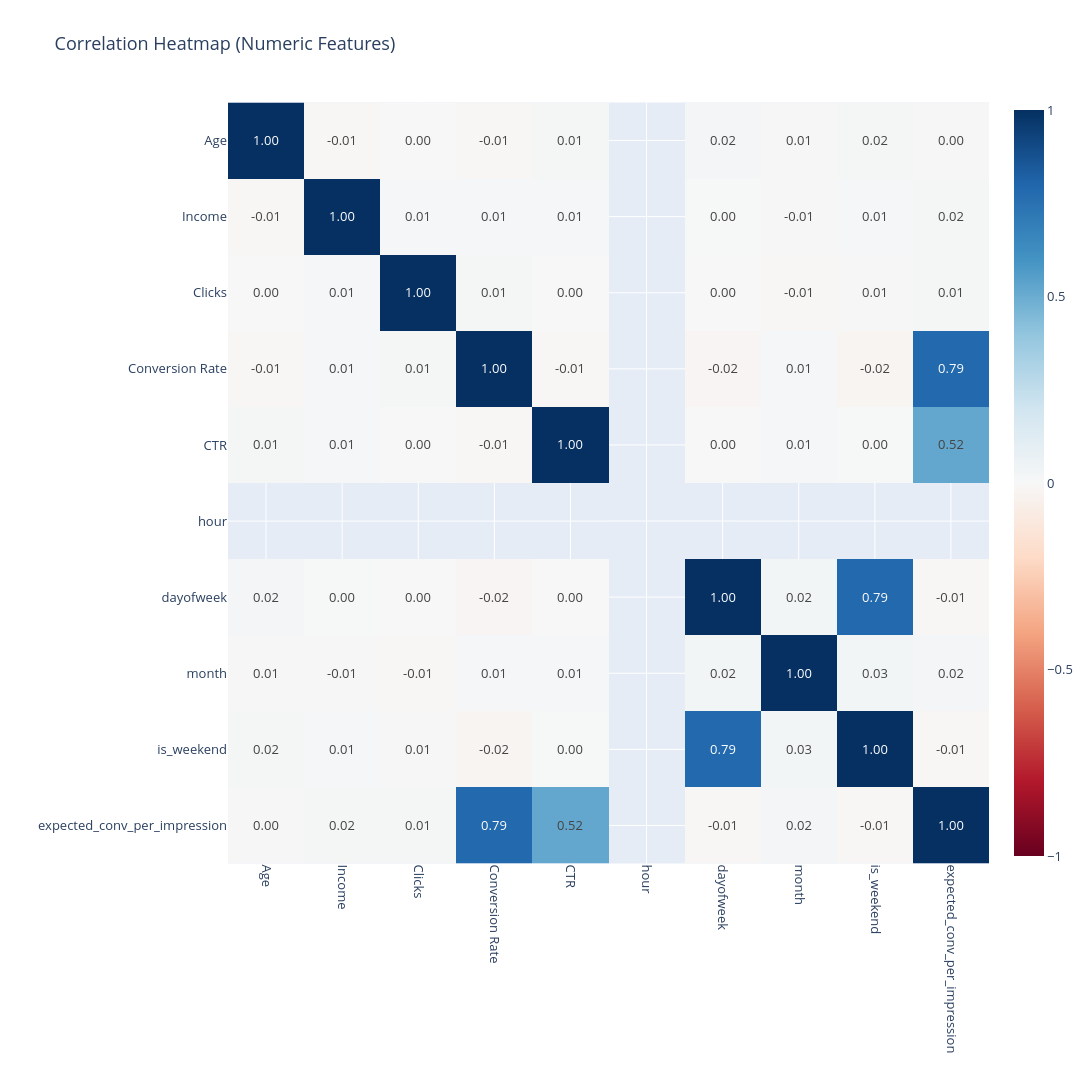

Notebook code for this chart:
### Code cell
import plotly.express as px
import numpy as np

num_cols = df_clean.select_dtypes(include=[np.number]).columns.tolist()
corr = df_clean[num_cols].corr()

fig = px.imshow(
    corr,
    text_auto=".2f",
    color_continuous_scale="RdBu",
    zmin=-1, zmax=1,
    title="Correlation Heatmap (Numeric Features)"
)

fig.update_layout(
    width=1400,      # increased from 1000 → 1400
    height=1100,     # increased from 800  → 1100
    xaxis_title="",
    yaxis_title="",
    font=dict(size=13),
)

fig.update_xaxes(tickangle=90)

fig.update_traces(
    hovertemplate="<b>%{x}</b> vs <b>%{y}</b><br>Corr: %{z:.4f}<extra></extra>"
)

fig.show()

### Figure 1 — Plotly figure (JSON) as saved in the notebook; plotly's stock layout.template omitted (floating-point values rounded to 4 significant figures)
{"data": [{"coloraxis": "coloraxis", "hovertemplate": "<b>%{x}</b> vs <b>%{y}</b><br>Corr: %{z:.4f}<extra></extra>", "name": "0", "texttemplate": "%{z:.2f}", "type": "heatmap", "x": ["Age", "Income", "Clicks", "Conversion Rate", "CTR", "hour", "dayofweek", "month", "is_weekend", "expected_conv_per_impression"], "xaxis": "x", "y": ["Age", "Income", "Clicks", "Conversion Rate", "CTR", "hour", "dayofweek", "month", "is_weekend", "expected_conv_per_impression"], "yaxis": "y", "z": [[1.0, -0.00955, -0.001922, -0.007391, 0.01461, NaN, 0.01864, 0.006452, 0.01658, -0.003711], [-0.00955, 1.0, 0.01236, 0.008041, 0.008037, NaN, 0.00363, -0.005678, 0.0112, 0.01619], [-0.001922, 0.01236, 1.0, 0.01479, -0.002029, NaN, -0.001523, -0.006784, 0.005953, 0.01458], [-0.007391, 0.008041, 0.01479, 1.0, -0.009199, NaN, -0.01801, 0.01249, -0.01944, 0.7887], [0.01461, 0.008037, -0.002029, -0.009199, 1.0, NaN, 0.002059, 0.01114, 0.004579, 0.5192], [NaN, NaN, NaN, NaN, NaN, NaN, NaN, NaN, NaN, NaN], [0.01864, 0.00363, -0.001523, -0.01801, 0.002059, NaN, 1.0, 0.02475, 0.7868, -0.01044], [0.006452, -0.005678, -0.006784, 0.01249, 0.01114, NaN, 0.02475, 1.0, 0.02515, 0.01855], [0.01658, 0.0112, 0.005953, -0.01944, 0.004579, NaN, 0.7868, 0.02515, 1.0, -0.01055], [-0.003711, 0.01619, 0.01458, 0.7887, 0.5192, NaN, -0.01044, 0.01855, -0.01055, 1.0]]}], "layout": {"coloraxis": {"cmax": 1, "cmin": -1, "colorscale": [[0, "rgb(103,0,31)"], [0.1, "rgb(178,24,43)"], [0.2, "rgb(214,96,77)"], [0.3, "rgb(244,165,130)"], [0.4, "rgb(253,219,199)"], [0.5, "rgb(247,247,247)"], [0.6, "rgb(209,229,240)"], [0.7, "rgb(146,197,222)"], [0.8, "rgb(67,147,195)"], [0.9, "rgb(33,102,172)"], [1, "rgb(5,48,97)"]]}, "font": {"size": 13}, "height": 1100, "title": {"text": "Correlation Heatmap (Numeric Features)"}, "width": 1400, "xaxis": {"anchor": "y", "constrain": "domain", "domain": [0, 1], "scaleanchor": "y", "tickangle": 90, "title": {"text": ""}}, "yaxis": {"anchor": "x", "autorange": "reversed", "constrain": "domain", "domain": [0, 1], "title": {"text": ""}}}}
